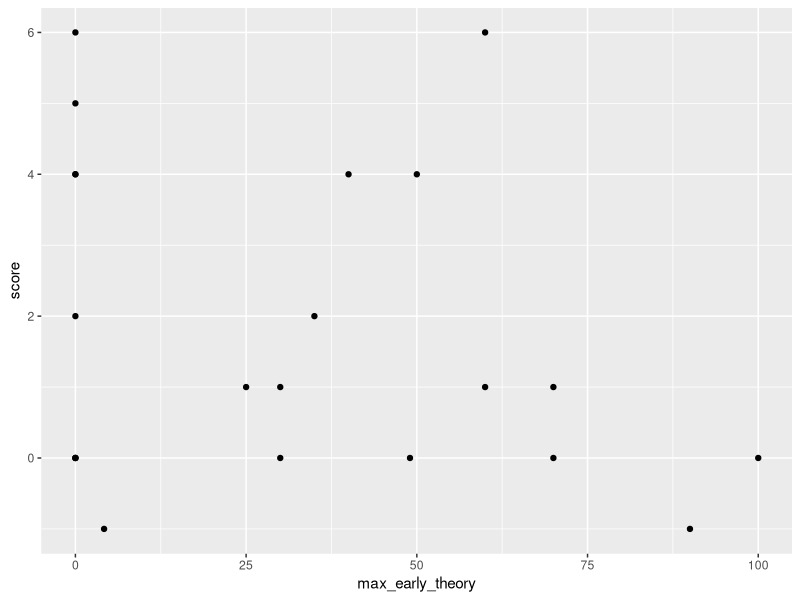
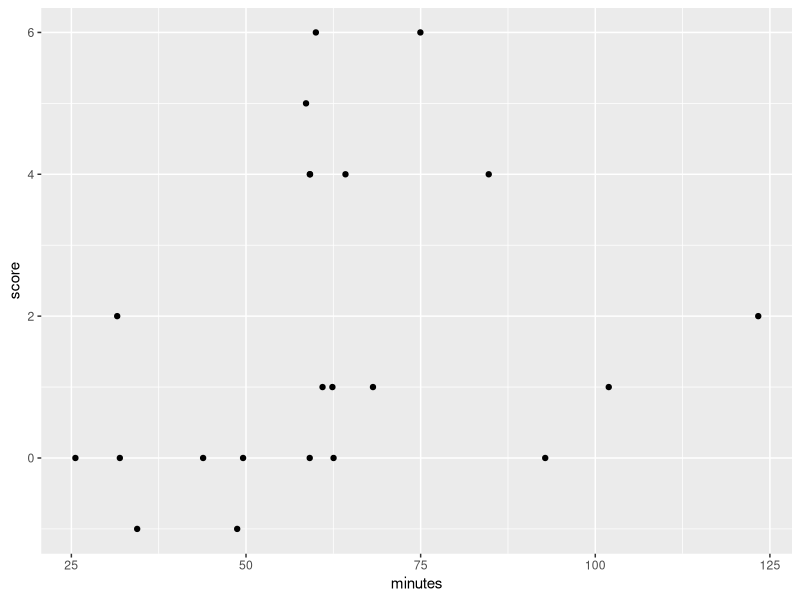
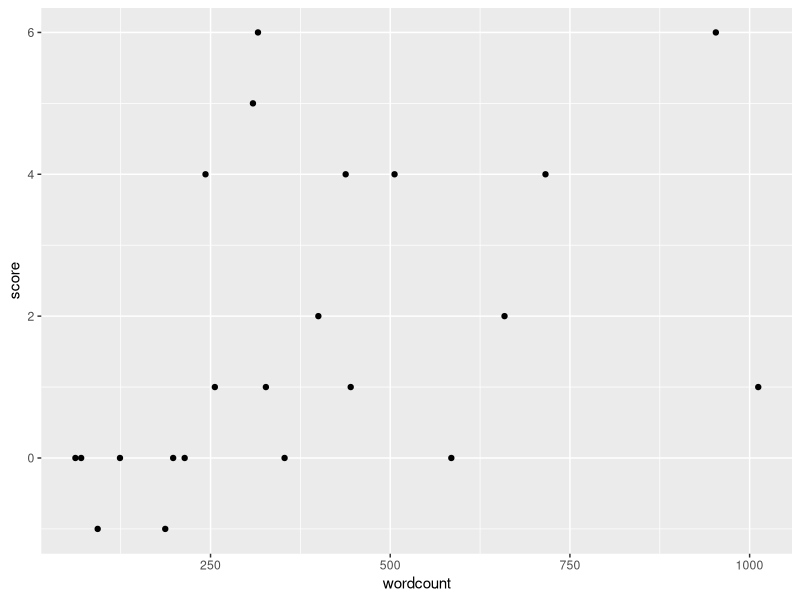
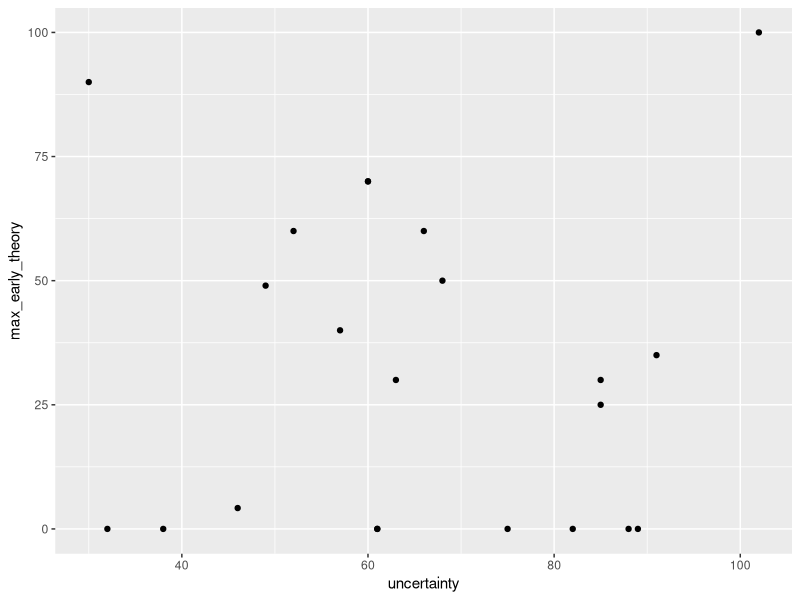
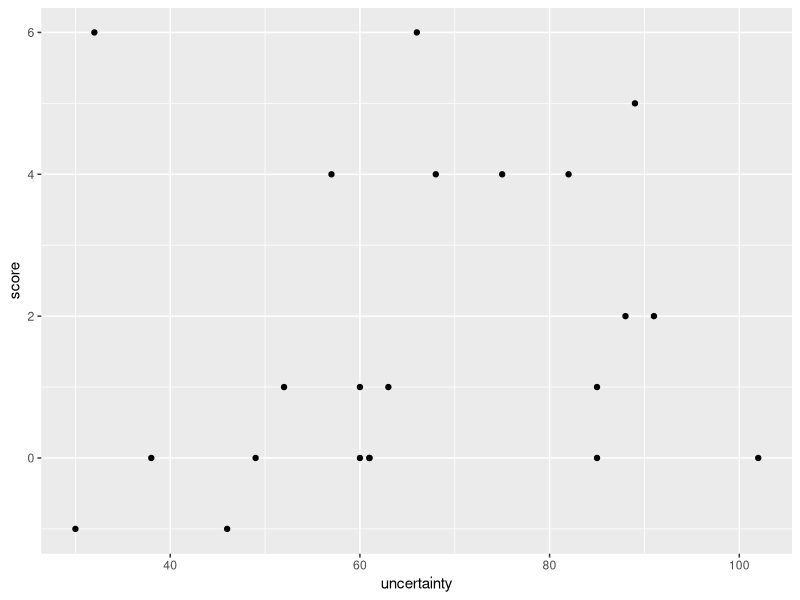
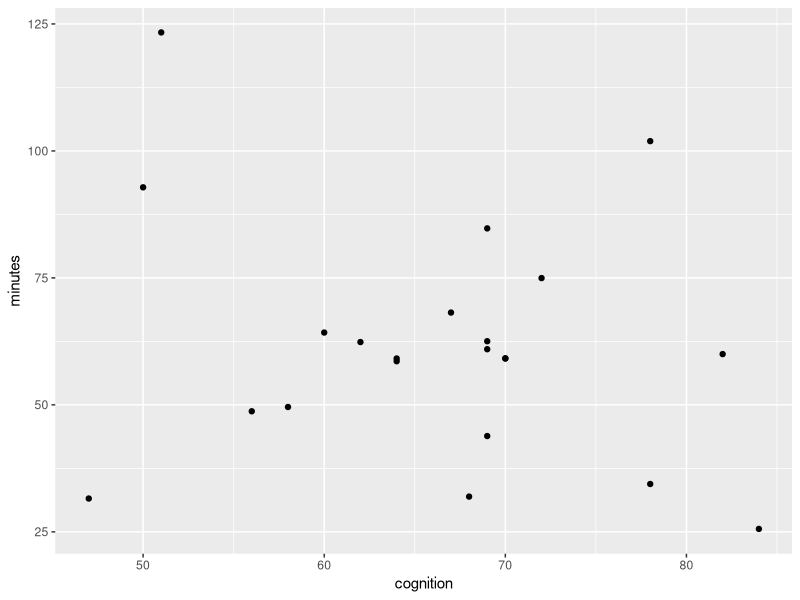
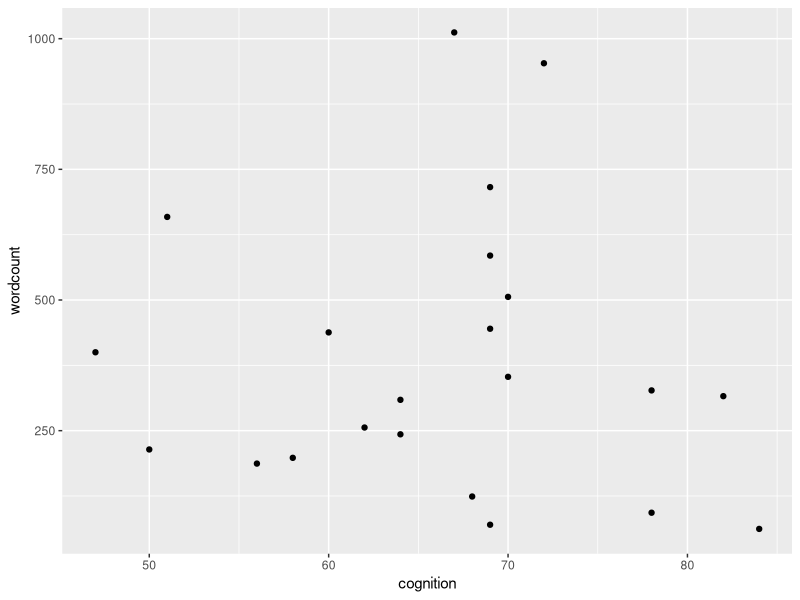
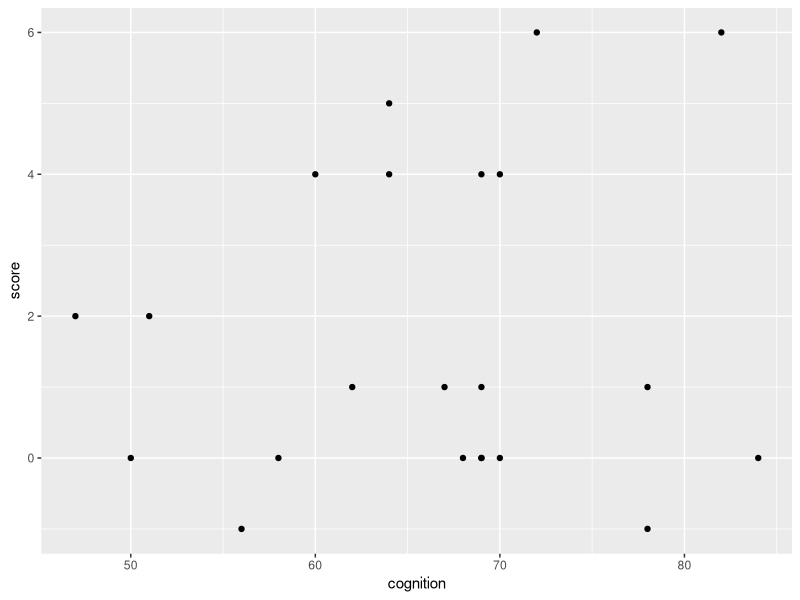

Recreate these plots in R, in order. (Note: this script raises an error after producing the figures.)
## ---- chunk 1
#| label: Load libraries
#| include: false

library(dplyr)
library(tidyr)
library(ggplot2)
#library(osfr)
library(jsonlite)
#library(purrr)
library(rstatix)
## ---- chunk 2
#| label: Load data into data frame
#| include: false
data <- read.csv('sampledata.csv')

data$minutes[9] <- 60.0
data$minutes <- as.double(data$minutes)
data <- data[-c(23,24),]
data <- data |>
  select(subject_id, minutes, wordcount, score, correct, max_early_theory, uncertainty, cognition, familiarity)
## ---- chunk 3
#sample_data <- data |>
#    filter(subject_id < 6)
## ---- chunk 4
data_correct = data |>
    filter(correct == 1)
data_incorrect = data |>
    filter(correct == 0)
## ---- chunk 5
t.test(data_correct$max_early_theory, data_incorrect$max_early_theory)
cor.test(data$max_early_theory, data$score, method = 'pearson')
ggplot(data = data, aes(x = max_early_theory, score)) + geom_point()
## ---- chunk 6
t.test(data_correct$minutes, data_incorrect$minutes)
cor.test(data$minutes, data$score, method = 'pearson')
ggplot(data = data, aes(x = minutes, score)) + geom_point()
## ---- chunk 7
t.test(data_correct$minutes, data_incorrect$minutes)
cor.test(data$wordcount, data$score, method = 'pearson')
ggplot(data = data, aes(x = wordcount, score)) + geom_point()
## ---- chunk 8
cor.test(data$uncertainty, data$max_early_theory, method = 'pearson')
ggplot(data = data, aes(x = uncertainty, max_early_theory)) + geom_point()
t.test(data_correct$uncertainty, data_incorrect$uncertainty)
cor.test(data$uncertainty, data$score, method = 'pearson')
ggplot(data = data, aes(x = uncertainty, score)) + geom_point()
## ---- chunk 9
cor.test(data$cognition, data$minutes, method = 'pearson')
ggplot(data = data, aes(x = cognition, minutes)) + geom_point()
cor.test(data$cognition, data$wordcount, method = 'pearson')
ggplot(data = data, aes(x = cognition, wordcount)) + geom_point()
t.test(data_correct$cognition, data_incorrect$score)
cor.test(data$cognition, data$score, method = 'pearson')
ggplot(data = data, aes(x = cognition, score)) + geom_point()
## ---- chunk 10
ggplot(data = data, aes(x = wordcount, uncertainty)) + geom_point()
ggplot(data = data, aes(x = minutes, uncertainty)) + geom_point()
ggplot(data = data, aes(x = minutes, wordcount)) + geom_point()
ggplot(data = data, aes(x = cognition, uncertainty)) + geom_point()
ggplot(data = data, aes(x = cognition, max_early_theory)) + geom_point()
ggplot(data = data, aes(x = cognition, max_early_theory)) + geom_point()

ggplot(data = data, aes(x = familiarity, max_early_theory)) + geom_point()
ggplot(data = data, aes(x = familiarity, cognition)) + geom_point()
ggplot(data = data, aes(x = familiarity, uncertainty)) + geom_point()
ggplot(data = data, aes(x = familiarity, score)) + geom_point()
ggplot(data = data, aes(x = familiarity, wordcount)) + geom_point()
ggplot(data = data, aes(x = familiarity, minutes)) + geom_point()

## ---- chunk 11
expl_data <- read.csv('expldata.csv')
expl_data <- expl_data[-c(23,24),]
## ---- chunk 12
#+ geom_jitter(width=0.05,height=0.05)
ggplot(data = expl_data, aes(x = timeline+((subject_id-10)/100), y = score)) + geom_point() 
ggplot(data = expl_data, aes(x = note_drop+((subject_id-10)/100), score)) + geom_point()
ggplot(data = expl_data, aes(x = rolling+((subject_id-10)/100), score)) + geom_point()
ggplot(data = expl_data, aes(x = note_update+((subject_id-10)/100), score)) + geom_point()
ggplot(data = expl_data, aes(x = accident..0.1.2.+((subject_id-10)/100), score)) + geom_point()
ggplot(data = expl_data, aes(x = explicit+((subject_id-10)/100), score)) + geom_point()
ggplot(data = expl_data, aes(x = character+((subject_id-10)/100), score)) + geom_point()
ggplot(data = expl_data, aes(x = simultaneous+((subject_id-10)/100), score)) + geom_point()
ggplot(data = expl_data, aes(x = avoidance+((subject_id-10)/100), score)) + geom_point()
ggplot(data = expl_data, aes(x = fact_theory..0.1.2.+((subject_id-10)/100), score)) + geom_point()
ggplot(data = expl_data, aes(x = generation+((subject_id-10)/100), score)) + geom_point()
ggplot(data = expl_data, aes(x = means_motive..0.1.2.+((subject_id-10)/100), score)) + geom_point()
ggplot(data = expl_data, aes(x = reflection+((subject_id-10)/100), score)) + geom_point()
ggplot(data = expl_data, aes(x = final_confidence+((subject_id-10)/100), score)) + geom_point()
ggplot(data = expl_data, aes(x = broad+((subject_id-10)/100), score)) + geom_point()
ggplot(data = expl_data, aes(x = partial_evi+((subject_id-10)/100), score)) + geom_point()
ggplot(data = expl_data, aes(x = partial_id+((subject_id-10)/100), score)) + geom_point()
ggplot(data = expl_data, aes(x = complete+((subject_id-10)/100), score)) + geom_point()
ggplot(data = expl_data, aes(x = confidence.0.1.2.+((subject_id-10)/100), score)) + geom_point()
## ---- chunk 13
cor.test(expl_data$score, expl_data$timeline, method = 'pearson')
cor.test(expl_data$score, expl_data$note_drop, method = 'pearson')
cor.test(expl_data$score, expl_data$rolling, method = 'pearson')
cor.test(expl_data$score, expl_data$note_update, method = 'pearson')
cor.test(expl_data$score, expl_data$accident..0.1.2., method = 'pearson')
cor.test(expl_data$score, expl_data$explicit, method = 'pearson')
cor.test(expl_data$score, expl_data$character, method = 'pearson')
cor.test(expl_data$score, expl_data$simultaneous, method = 'pearson')
cor.test(expl_data$score, expl_data$avoidance, method = 'pearson')
cor.test(expl_data$score, expl_data$fact_theory, method = 'pearson')
cor.test(expl_data$score, expl_data$generation, method = 'pearson')
cor.test(expl_data$score, expl_data$means_motive, method = 'pearson')
cor.test(expl_data$score, expl_data$reflection, method = 'pearson')
cor.test(expl_data$score, expl_data$broad, method = 'pearson')
cor.test(expl_data$score, expl_data$partial_evi, method = 'pearson')
cor.test(expl_data$score, expl_data$partial_id, method = 'pearson')
cor.test(expl_data$score, expl_data$complete, method = 'pearson')
cor.test(expl_data$score, expl_data$confidence, method = 'pearson')
## ---- chunk 14
t.test(filter(expl_data, note_drop == 0)$score, filter(expl_data, note_drop == 1)$score)
t.test(filter(expl_data, rolling == 0)$score, filter(expl_data, rolling == 1)$score)
t.test(filter(expl_data, note_update == 0)$score, filter(expl_data, note_update == 1)$score)
t.test(filter(expl_data, accident..0.1.2. == 0$score), filter(expl_data, accident..0.1.2. == 2)$score)
t.test(filter(expl_data, explicit == 0)$score, filter(expl_data, explicit == 1)$score)
t.test(filter(expl_data, character == 0), filter(expl_data, character == 1)$score)
t.test(filter(expl_data, simultaneous == 0$score), filter(expl_data, simultaneous == 1)$score)
t.test(filter(expl_data, avoidance == 0)$score, filter(expl_data, avoidance == 1)$score)
t.test(filter(expl_data, fact_theory..0.1.2. == 0), filter(expl_data, fact_theory..0.1.2. == 2)$score)
t.test(filter(expl_data, generation == 0)$score, filter(expl_data, generation == 1)$score)
t.test(filter(expl_data, means_motive..0.1.2. == 0)$score, filter(expl_data, means_motive..0.1.2. == 2)$score)
t.test(filter(expl_data, reflection == 0)$score, filter(expl_data, reflection == 1)$score)
t.test(filter(expl_data, broad == 0)$score, filter(expl_data, broad == 1)$score)
t.test(filter(expl_data, partial_evi == 0)$score, filter(expl_data, partial_evi == 1)$score)
t.test(filter(expl_data$score, partial_id == 0)$score, filter(expl_data, partial_id == 1)$score)
t.test(filter(expl_data, complete == 1)$score, filter(expl_data, complete == 0)$score)
t.test(filter(expl_data, confidence == 0)$score, filter(expl_data, confidence == 1)$score)
## ---- chunk 15

expl_data$score <- c(0,1,0,1,0,2,1,0,2,0)
